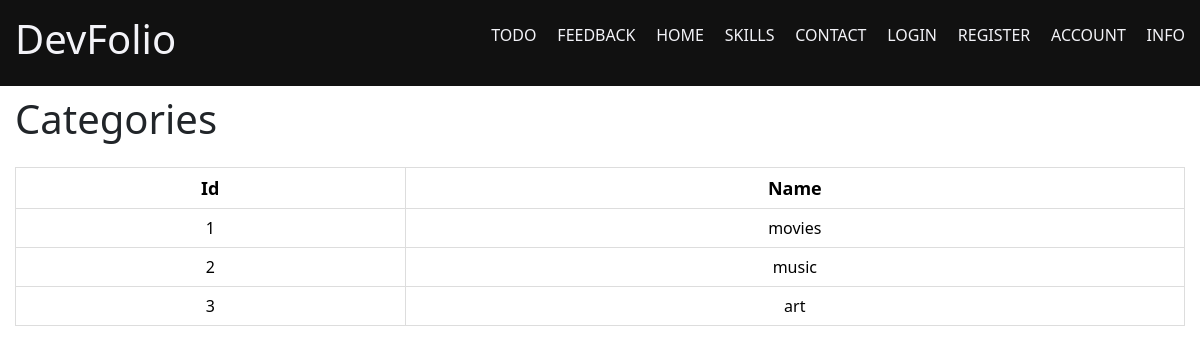
The page /category/ on the database its author committed.
### app/category/models.py (models this page shows)
class Category(db.Model):
    id = db.Column(db.Integer, primary_key=True)
    name = db.Column(db.String(100))
    posts = db.relationship('Post', backref='category')

### app/category/views.py (the view)
@categoryBp.route('/', methods=['GET'])
def categories():
    categories_list = db.session.query(Category).all()
    return render_template("categories.html", categories_list=categories_list)

### run.py (called while the page is built)
@a.context_processor
def inject_system_info():
    os_name = os.name
    user_agent = request.headers.get('User-Agent')
    current_time = datetime.now().strftime("%Y-%m-%d %H:%M:%S")
    return dict(os_name=os_name, user_agent=user_agent, current_time=current_time)

### app/category/templates/category/categories.html (shortened to what this page needs)
{% block head %}
<link
  href="https://cdn.jsdelivr.net/npm/bootstrap@5.3.2/dist/css/bootstrap.min.css"
  rel="stylesheet"
/>
{% endblock %} {% extends "base.html" %} {% block content %}
<div class="skills-section">
  <div class="container">
    <h2 class="mb-4">Categories</h2>
    <table class="table mb-4">
      <thead>
        <tr>
          <th scope="col">Id</th>
          <th scope="col">Name</th>
        </tr>
      </thead>
      <tbody>
        {% for category in categories_list %}
        <tr>
          <td>
            <a href="/category/{{ category.id }}">{{ category.id }}</a>
          </td>
          <td>{{ category.name }}</td>
        </tr>
        {% endfor %}
      </tbody>
    </table>
  </div>
</div>
{% endblock %}

### rows shown on the page
Category: id "1", name "movies"
Category: id "2", name "music"
Category: id "3", name "art"
